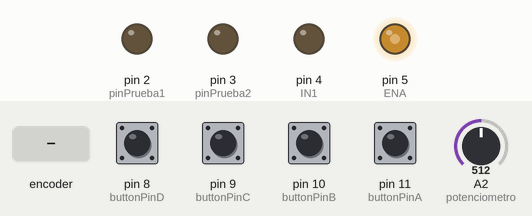
Bench run of a sketch on a simulated Arduino Uno, built with avr-gcc and run on an emulated ATmega328P. Shown: output pins drawn as LEDs (lit = HIGH). Dashed ring = blinking. Inputs (shaded band) come from the test bench; at power-on: pin 8 (buttonPinD), pin 9 (buttonPinC), pin 10 (buttonPinB), pin 11 (buttonPinA) LOW, A2 (potenciometro) = 512.

Above: at 1.2 s.
1.3 s: rotary encoder on pin 11 (buttonPinA) / pin 10 (buttonPinB) turned 1 step (first pin leading)
At 2.1 s:
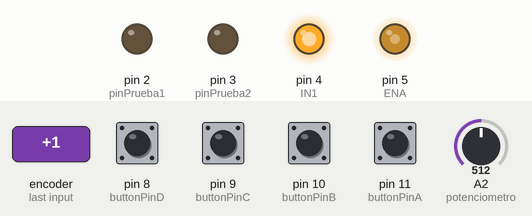
4.5 s: A2 (potenciometro) set to 716
At 5.2 s:
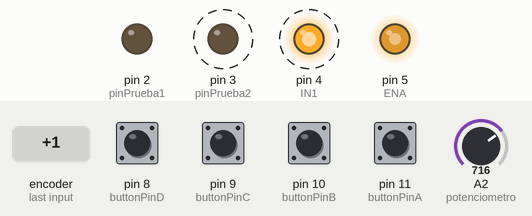
7.5 s: pin 9 (buttonPinC) pulled HIGH for 3.2 s
12.2 s: A2 (potenciometro) set to 900
At 12.6 s:
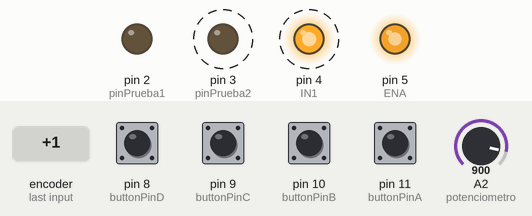
15.2 s: A2 (potenciometro) set to 122
At 15.6 s:
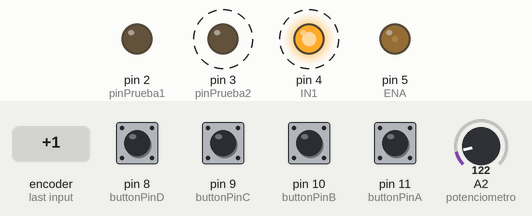
18.2 s: pin 9 (buttonPinC) pulled HIGH for 3.2 s
Timing chart, 0 to 23.9 s (numbered marks = the images above; inputs shaded):
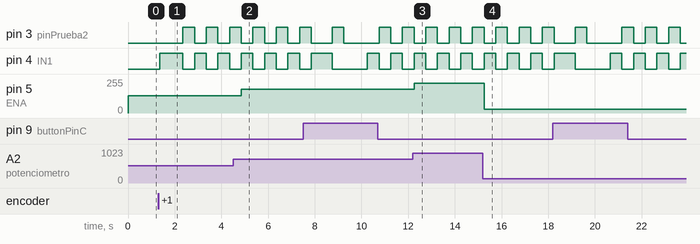

Measured:
- after the input at 1.3 s, pin 3 (pinPrueba2): alternates HIGH for 0.50 s and LOW for 0.50 s, starting after 1.1 s; pin 4 (IN1): LOW → HIGH after 0.05 s, then repeats every 1.0 s: LOW 0.50 s, HIGH 0.50 s
- after the input at 4.5 s, pin 5 (ENA): 128/255 → 179/255 after 0.35 s
- after the input at 12.2 s, pin 5 (ENA): 179/255 → 225/255 after 0.05 s
- after the input at 15.2 s, pin 5 (ENA): 225/255 → 30/255 after 0.05 s

The sketch:

Prueba_PerezC1.ino
```cpp
#define pinPrueba1 2
#define pinPrueba2 3
#define potenciometro A2

int IN1 = 4 ;
int IN2 = 3 ;
int ENA = 5 ;

volatile boolean swEnciendePaso  ;
volatile boolean swReloj         ;


// Remoto
const int buttonPinD =  8 ;     // the number of the pushbutton pin
const int buttonPinC =  9 ;     // the number of the pushbutton pin
const int buttonPinB = 10 ;     // the number of the pushbutton pin
const int buttonPinA = 11 ;     // the number of the pushbutton pin
//const int ledPin =  5;        // the number of the LED pin

int buttonStateA = 0;         // variable for reading the pushbutton status
int buttonStateB = 0;         // variable for reading the pushbutton status
int buttonStateC = 0;         // variable for reading the pushbutton status
int buttonStateD = 0;         // variable for reading the pushbutton status
int PotEnt ;

void setup() {
   Serial.begin(9600);
   pinMode(pinPrueba1, OUTPUT);
   pinMode(pinPrueba2, OUTPUT);
   pinMode(IN1, OUTPUT);
   pinMode(IN2, OUTPUT);
   pinMode(ENA, OUTPUT);
   pinMode(potenciometro, INPUT);


   // Remoto
   // pinMode(ledPin, OUTPUT);    // initialize the LED pin as an output:
   pinMode(buttonPinA, INPUT);  // initialize the pushbutton pin as an input:
   pinMode(buttonPinB, INPUT);  // initialize the pushbutton pin as an input:
   pinMode(buttonPinC, INPUT);  // initialize the pushbutton pin as an input:
   pinMode(buttonPinD, INPUT);  // initialize the pushbutton pin as an input:

}

// the loop function runs over and over again forever
void loop()
{

  buttonStateA = digitalRead(buttonPinA);   // read the state of the pushbutton value:
  buttonStateB = digitalRead(buttonPinB);   // read the state of the pushbutton value:
  buttonStateC = digitalRead(buttonPinC);   // read the state of the pushbutton value:
  buttonStateD = digitalRead(buttonPinD);   // read the state of the pushbutton value:
  PotEnt = analogRead(potenciometro);
  PotEnt = PotEnt/4 ;

  //Serial.print("Potenciometro de entrada : ") ;
  //Serial.println(PotEnt) ;
  analogWrite(ENA, PotEnt);

  // Boton A
  if (buttonStateC == HIGH) {
    if (swEnciendePaso==false) {
      //Serial.println("-  Hola Prender - A1 ") ;
      digitalWrite(IN1, HIGH);
      digitalWrite(IN2, LOW);
      swEnciendePaso = true;
      delay(400);     // Ok
    }
    else
    {
     //Serial.println("-  Hola Apagar   - A ") ;
     digitalWrite(IN1, LOW);
     digitalWrite(IN2, LOW);
     swEnciendePaso = false;
     delay(1000) ;
    }
  }

  // Boton B
  if (buttonStateA == HIGH) {
    //Serial.println("-  Hola - B ") ;
    digitalWrite(IN1, HIGH);
    digitalWrite(IN2, LOW);
    swReloj = true;
    delay(500);
  }

  // Boton C
  if (buttonStateB == HIGH) {
    //Serial.println("-  Hola - C ") ;
    digitalWrite(IN1, LOW);
    digitalWrite(IN2, HIGH);
    swReloj = false;
    delay(500);
  }

}
```
